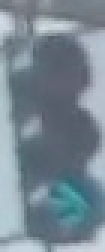
#> input picture ichw/ichw_15/trafficLightImages/training/green/0a251f2f-babd-4257-87be-2940bd4bacc8.jpg, 35 x 84 px (shown 3 times larger); its folder holds only this picture in this run
$ jupyter execute --allow-errors shahz-readImages.ipynb   (shell and % lines are left out)
#> lines starting #> are read from the running program, lines starting #| are printed output that depends on the picture
#### How to read images in a folder

readImages.ipynb and trafficLightImages folder is being provided to help those who may need a little help in reading images from a file. There are many ways to read images and I am providing one example. The assumption is that the readImages.ipynb and trafficLightImages folder is in the same directory. Examine the directory structure of traffiLightImages folder. Also examine the images by clicking on them, just as you would clickin on any .jpg file.

[cell 1]
import random
import glob
import numpy as np
import matplotlib.pyplot as plt
import matplotlib.image as mpimg # for loading in images

#### Import images in a list from a file

Notice the trafficLightImages/training/green has 4 files and we can verify the 4 file shave been read.

[cell 2]
im_list_green=[]

for file in glob.glob("trafficLightImages/training/green/*"):

    # Read in the image
    im = mpimg.imread(file)
#> im is the input picture: shape (84, 35, 3); mean R, G, B 119.1, 135.1, 146.4

    # Append the image to the green image list
    im_list_green.append(im)

print(len(im_list_green))
#| 1

#### Explore the data

Notice the image is 73X46X3 (the 3 is for RGB)
We will also explore the shape to verify the dimensions

[cell 3]
plt.imshow(im_list_green[0])

[cell 4]
print(im_list_green[0].shape)
#| (84, 35, 3)
print(len(im_list_green[0]))
#| 84
print(len(im_list_green[0][1]))
#| 35
print(len(im_list_green[0][1][2]))
#| 3
print("73", im_list_green[0])
#> (printed output is left out)
#> (the rest of this cell did not finish here and is left out)

#### Preprocess the data
Standardize the image to 32X32X3 and verify the dimesions of the standardized image. It is of utmost importance that all images are of the same dimensions for training and testing the model.

[cell 5]
# This function should take in an RGB image and return a new, standardized version
def standardize_input(image):
    image_crop = np.copy(image)
    row_crop = 7
    col_crop = 8
    image_crop = image[row_crop:-row_crop, col_crop:-col_crop, :]
    ## TODO: Resize image and pre-process so that all "standard" images are the same size
    standard_im = cv2.resize(image_crop, (32, 32))
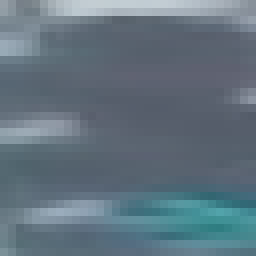
#> standard_im: shape (32, 32, 3) (shown 8 times larger); mean of channels 0, 1, 2 97.1, 114.5, 126.6; drawn as R, G, B
    return standard_im

[cell 6]

import cv2 # helper functions

std_img = standardize_input(im_list_green[0])

[cell 7]
print(std_img.shape)
#| (32, 32, 3)
